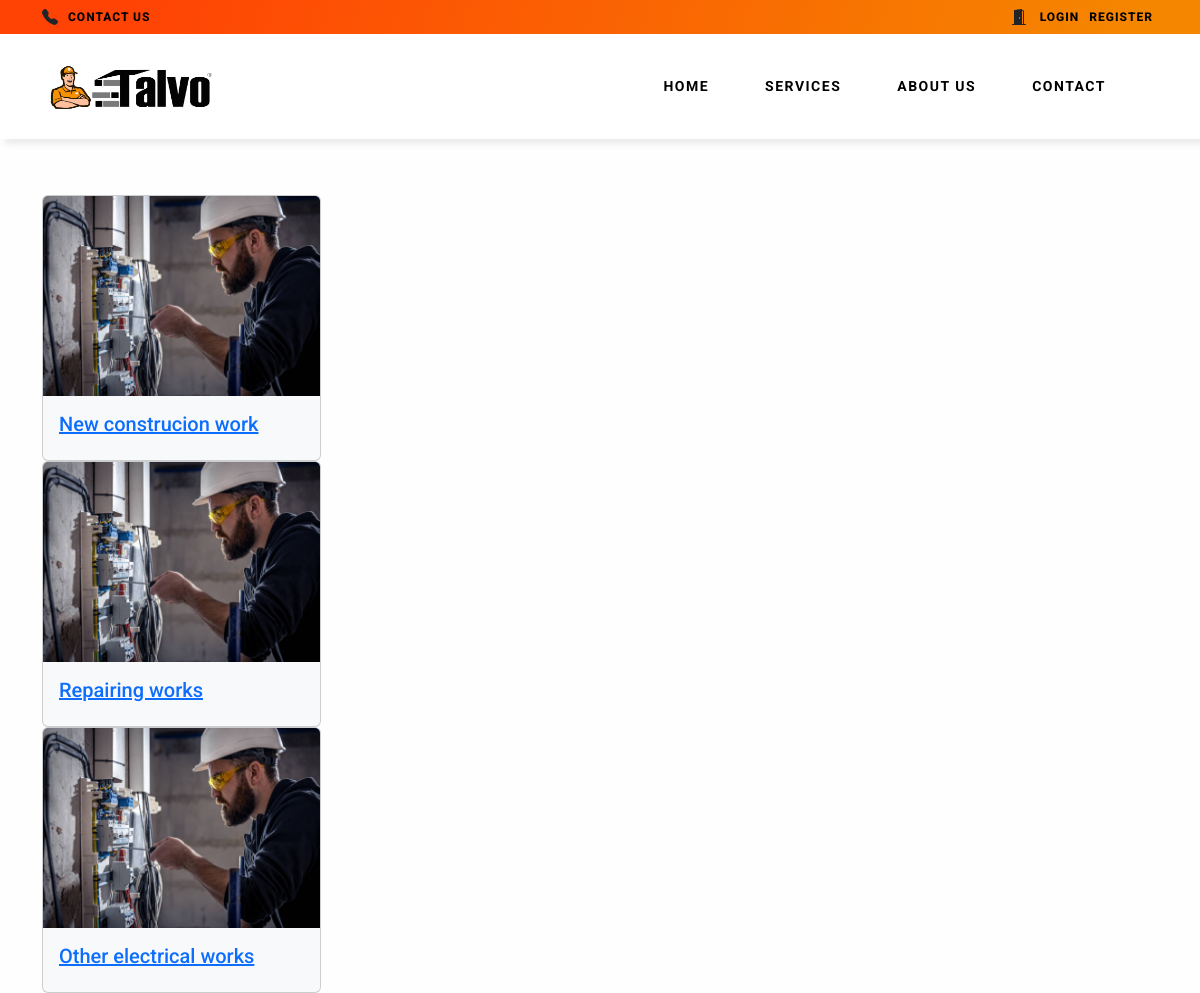
Page /category/electrician/ on the committed database.
### category/models.py (models this page shows, shortened)
class Subcategory(models.Model):
    category = models.ForeignKey(Category, on_delete=models.CASCADE,default = True)
    subcategory_title = models.CharField(max_length=255,null=False)
    slug = models.SlugField(max_length=100, unique=True, blank=True, null=True)
    sub_category_image = models.ImageField(upload_to='sub_category/', null=True, blank=True)
    class Meta:
        verbose_name = 'sub_category'
        verbose_name_plural = 'sub_categories'

### category/views.py (the view)
# urls.py: path('<slug:slug>/',views.sub_category,name='sub_category'),
def sub_category(request,slug):
    category = get_object_or_404(Category, slug=slug)
    sub_categories = Subcategory.objects.filter(category=category)
    return render(request, 'category/sub_category.html',{'sub_categories':sub_categories})

### templates/category/sub_category.html
{% extends 'base.html' %} {% load static %} {% block link %}
<link rel="stylesheet" href="{% static 'css/category/sub_category.css' %}" />
{% endblock %} {% block content %} {% include 'component/topheader.html' %} {% include 'component/header.html' %}
<section class="category">
    <div class="container">
        <h1 class="py-4"></h1>
        <div class="row">
            {% for sub_category in sub_categories %}
            <a href="{% url 'home:category:employee_list' category_slug=sub_category.category.slug sub_category_slug=sub_category.slug %}">
            <div class="col-lg-3">
                <div class="card bg-light">
                    <img src="{{ sub_category.sub_category_image.url }}" class="card-img-top" height="200px" alt="..." />
                    <div class="card-body">
                        <h5 class="card-title">{{ sub_category.subcategory_title }}</h5>
                    </div>
                </div>
            </div>
            </a>
            {% endfor %}
        </div>
    </div>
</section>
{% endblock %}

### static/css/base.css (style rules this page uses)
* { box-sizing: border-box; font-family: 'Roboto', sans-serif; }
body { margin: 0; padding: 0; background-color: #FEFEFE; }
:root { --primary-color:#FFD32D; --pearl-color:#ECECEC; --white:#fff; --black:#0000; --dark-blue:#1f203a; --box-shadow: 5px 5px 5px rgb(75, 75, 76,0.1); }

### rows in the picture
Subcategory: sub_category_image (picture), subcategory_title "New construcion work"
Subcategory: sub_category_image (picture), subcategory_title "Repairing works"
Subcategory: sub_category_image (picture), subcategory_title "Other electrical works"
